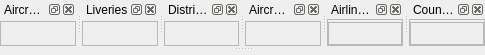
<?xml version="1.0" encoding="UTF-8"?>
<ui version="4.0">
 <class>CDataInfoAreaComponent</class>
 <widget class="QMainWindow" name="CDataInfoAreaComponent">
  <property name="geometry">
   <rect>
    <x>0</x>
    <y>0</y>
    <width>485</width>
    <height>55</height>
   </rect>
  </property>
  <property name="windowTitle">
   <string>MainWindow</string>
  </property>
  <widget class="QWidget" name="qw_centralEmptyWidgetUsedAsPadding">
   <property name="maximumSize">
    <size>
     <width>0</width>
     <height>3</height>
    </size>
   </property>
  </widget>
  <widget class="BlackGui::CDockWidgetInfoArea" name="dwp_AircraftModels">
   <property name="allowedAreas">
    <set>Qt::TopDockWidgetArea</set>
   </property>
   <property name="windowTitle">
    <string>Aircraft models</string>
   </property>
   <attribute name="dockWidgetArea">
    <number>4</number>
   </attribute>
   <widget class="QWidget" name="qw_AircraftModelsOuter">
    <layout class="QVBoxLayout" name="vl_AircraftModelsOuter">
     <property name="spacing">
      <number>0</number>
     </property>
     <property name="leftMargin">
      <number>0</number>
     </property>
     <property name="topMargin">
      <number>0</number>
     </property>
     <property name="rightMargin">
      <number>0</number>
     </property>
     <property name="bottomMargin">
      <number>0</number>
     </property>
     <item>
      <widget class="QFrame" name="fr_AircraftModelsInner">
       <property name="frameShape">
        <enum>QFrame::NoFrame</enum>
       </property>
       <property name="frameShadow">
        <enum>QFrame::Plain</enum>
       </property>
       <property name="lineWidth">
        <number>0</number>
       </property>
       <layout class="QVBoxLayout" name="vl_AircraftModelsInner">
        <property name="spacing">
         <number>0</number>
        </property>
        <property name="leftMargin">
         <number>0</number>
        </property>
        <property name="topMargin">
         <number>2</number>
        </property>
        <property name="rightMargin">
         <number>0</number>
        </property>
        <property name="bottomMargin">
         <number>0</number>
        </property>
        <item>
         <widget class="BlackGui::Components::CDbModelComponent" name="comp_DbModels">
          <property name="frameShape">
           <enum>QFrame::StyledPanel</enum>
          </property>
          <property name="frameShadow">
           <enum>QFrame::Raised</enum>
          </property>
         </widget>
        </item>
       </layout>
      </widget>
     </item>
    </layout>
   </widget>
  </widget>
  <widget class="BlackGui::CDockWidgetInfoArea" name="dwp_Liveries">
   <property name="allowedAreas">
    <set>Qt::TopDockWidgetArea</set>
   </property>
   <property name="windowTitle">
    <string>Liveries</string>
   </property>
   <attribute name="dockWidgetArea">
    <number>4</number>
   </attribute>
   <widget class="QWidget" name="qw_LiveriesOuter">
    <layout class="QVBoxLayout" name="vl_LiveriesOuter">
     <property name="spacing">
      <number>0</number>
     </property>
     <property name="leftMargin">
      <number>0</number>
     </property>
     <property name="topMargin">
      <number>0</number>
     </property>
     <property name="rightMargin">
      <number>0</number>
     </property>
     <property name="bottomMargin">
      <number>0</number>
     </property>
     <item>
      <widget class="QFrame" name="fr_LiveriesInner">
       <property name="frameShape">
        <enum>QFrame::NoFrame</enum>
       </property>
       <property name="frameShadow">
        <enum>QFrame::Plain</enum>
       </property>
       <property name="lineWidth">
        <number>0</number>
       </property>
       <layout class="QVBoxLayout" name="vl_LiveriesInner">
        <property name="spacing">
         <number>0</number>
        </property>
        <property name="leftMargin">
         <number>0</number>
        </property>
        <property name="topMargin">
         <number>2</number>
        </property>
        <property name="rightMargin">
         <number>0</number>
        </property>
        <property name="bottomMargin">
         <number>0</number>
        </property>
        <item>
         <widget class="BlackGui::Components::CDbLiveryComponent" name="comp_DbLiveries">
          <property name="frameShape">
           <enum>QFrame::StyledPanel</enum>
          </property>
          <property name="frameShadow">
           <enum>QFrame::Raised</enum>
          </property>
         </widget>
        </item>
       </layout>
      </widget>
     </item>
    </layout>
   </widget>
  </widget>
  <widget class="BlackGui::CDockWidgetInfoArea" name="dwp_Distributors">
   <property name="allowedAreas">
    <set>Qt::TopDockWidgetArea</set>
   </property>
   <property name="windowTitle">
    <string>Distributors</string>
   </property>
   <attribute name="dockWidgetArea">
    <number>4</number>
   </attribute>
   <widget class="QWidget" name="qw_DistributorsOuter">
    <layout class="QVBoxLayout" name="vl_DistributorsOuter">
     <property name="spacing">
      <number>0</number>
     </property>
     <property name="leftMargin">
      <number>0</number>
     </property>
     <property name="topMargin">
      <number>0</number>
     </property>
     <property name="rightMargin">
      <number>0</number>
     </property>
     <property name="bottomMargin">
      <number>0</number>
     </property>
     <item>
      <widget class="QFrame" name="fr_DistributorsInner">
       <property name="frameShape">
        <enum>QFrame::NoFrame</enum>
       </property>
       <property name="frameShadow">
        <enum>QFrame::Plain</enum>
       </property>
       <property name="lineWidth">
        <number>0</number>
       </property>
       <layout class="QVBoxLayout" name="vl_DisitributorsInner">
        <property name="spacing">
         <number>0</number>
        </property>
        <property name="leftMargin">
         <number>0</number>
        </property>
        <property name="topMargin">
         <number>2</number>
        </property>
        <property name="rightMargin">
         <number>0</number>
        </property>
        <property name="bottomMargin">
         <number>0</number>
        </property>
        <item>
         <widget class="BlackGui::Components::CDbDistributorComponent" name="comp_DbDistributors">
          <property name="frameShape">
           <enum>QFrame::StyledPanel</enum>
          </property>
          <property name="frameShadow">
           <enum>QFrame::Raised</enum>
          </property>
         </widget>
        </item>
       </layout>
      </widget>
     </item>
    </layout>
   </widget>
  </widget>
  <widget class="BlackGui::CDockWidgetInfoArea" name="dwp_AircraftIcao">
   <property name="allowedAreas">
    <set>Qt::TopDockWidgetArea</set>
   </property>
   <property name="windowTitle">
    <string>Aircraft ICAO</string>
   </property>
   <attribute name="dockWidgetArea">
    <number>4</number>
   </attribute>
   <widget class="QWidget" name="qw_AircraftIcaoOuter">
    <layout class="QVBoxLayout" name="vl_AircraftIcaoOuter">
     <property name="spacing">
      <number>0</number>
     </property>
     <property name="leftMargin">
      <number>0</number>
     </property>
     <property name="topMargin">
      <number>0</number>
     </property>
     <property name="rightMargin">
      <number>0</number>
     </property>
     <property name="bottomMargin">
      <number>0</number>
     </property>
     <item>
      <widget class="QFrame" name="fr_AircraftIcaoInner">
       <property name="frameShape">
        <enum>QFrame::NoFrame</enum>
       </property>
       <property name="frameShadow">
        <enum>QFrame::Plain</enum>
       </property>
       <property name="lineWidth">
        <number>0</number>
       </property>
       <layout class="QVBoxLayout" name="vl_AircraftIcaoCodeinner">
        <property name="spacing">
         <number>0</number>
        </property>
        <property name="leftMargin">
         <number>0</number>
        </property>
        <property name="topMargin">
         <number>2</number>
        </property>
        <property name="rightMargin">
         <number>0</number>
        </property>
        <property name="bottomMargin">
         <number>0</number>
        </property>
        <item>
         <widget class="BlackGui::Components::CDbAircraftIcaoComponent" name="comp_DbAircraftIcao">
          <property name="frameShape">
           <enum>QFrame::StyledPanel</enum>
          </property>
          <property name="frameShadow">
           <enum>QFrame::Raised</enum>
          </property>
         </widget>
        </item>
       </layout>
      </widget>
     </item>
    </layout>
   </widget>
  </widget>
  <widget class="BlackGui::CDockWidgetInfoArea" name="dwp_AirlineIcao">
   <property name="allowedAreas">
    <set>Qt::TopDockWidgetArea</set>
   </property>
   <property name="windowTitle">
    <string>Airline ICAO</string>
   </property>
   <attribute name="dockWidgetArea">
    <number>4</number>
   </attribute>
   <widget class="QWidget" name="qw_AirlineIcaoOuter">
    <layout class="QVBoxLayout" name="vlAirlineIcaoOuter">
     <property name="spacing">
      <number>0</number>
     </property>
     <property name="leftMargin">
      <number>0</number>
     </property>
     <property name="topMargin">
      <number>0</number>
     </property>
     <property name="rightMargin">
      <number>0</number>
     </property>
     <property name="bottomMargin">
      <number>0</number>
     </property>
     <item>
      <widget class="QFrame" name="fr_AirlineIcaoInner">
       <property name="frameShape">
        <enum>QFrame::StyledPanel</enum>
       </property>
       <property name="frameShadow">
        <enum>QFrame::Raised</enum>
       </property>
       <layout class="QVBoxLayout" name="vl_AirlineIcaoInner">
        <property name="spacing">
         <number>0</number>
        </property>
        <property name="leftMargin">
         <number>0</number>
        </property>
        <property name="topMargin">
         <number>2</number>
        </property>
        <property name="rightMargin">
         <number>0</number>
        </property>
        <property name="bottomMargin">
         <number>0</number>
        </property>
        <item>
         <widget class="BlackGui::Components::CDbAirlineIcaoComponent" name="comp_DbAirlineIcao">
          <property name="frameShape">
           <enum>QFrame::StyledPanel</enum>
          </property>
          <property name="frameShadow">
           <enum>QFrame::Raised</enum>
          </property>
         </widget>
        </item>
       </layout>
      </widget>
     </item>
    </layout>
   </widget>
  </widget>
  <widget class="BlackGui::CDockWidgetInfoArea" name="dwp_Countries">
   <property name="allowedAreas">
    <set>Qt::TopDockWidgetArea</set>
   </property>
   <property name="windowTitle">
    <string>Countries</string>
   </property>
   <attribute name="dockWidgetArea">
    <number>4</number>
   </attribute>
   <widget class="QWidget" name="qw_Countries">
    <layout class="QVBoxLayout" name="vlAirlineIcaoOuter_2">
     <property name="spacing">
      <number>0</number>
     </property>
     <property name="leftMargin">
      <number>0</number>
     </property>
     <property name="topMargin">
      <number>0</number>
     </property>
     <property name="rightMargin">
      <number>0</number>
     </property>
     <property name="bottomMargin">
      <number>0</number>
     </property>
     <item>
      <widget class="QFrame" name="fr_Countries">
       <property name="frameShape">
        <enum>QFrame::StyledPanel</enum>
       </property>
       <property name="frameShadow">
        <enum>QFrame::Raised</enum>
       </property>
       <layout class="QVBoxLayout" name="vl_AirlineIcaoInner_2">
        <property name="spacing">
         <number>0</number>
        </property>
        <property name="leftMargin">
         <number>0</number>
        </property>
        <property name="topMargin">
         <number>2</number>
        </property>
        <property name="rightMargin">
         <number>0</number>
        </property>
        <property name="bottomMargin">
         <number>0</number>
        </property>
        <item>
         <widget class="BlackGui::Components::CDbCountryComponent" name="comp_DbCountries">
          <property name="frameShape">
           <enum>QFrame::StyledPanel</enum>
          </property>
          <property name="frameShadow">
           <enum>QFrame::Raised</enum>
          </property>
         </widget>
        </item>
       </layout>
      </widget>
     </item>
    </layout>
   </widget>
  </widget>
 </widget>
 <customwidgets>
  <customwidget>
   <class>BlackGui::CDockWidgetInfoArea</class>
   <extends>QDockWidget</extends>
   <header>blackgui/dockwidgetinfoarea.h</header>
   <container>1</container>
  </customwidget>
  <customwidget>
   <class>BlackGui::Components::CDbModelComponent</class>
   <extends>QFrame</extends>
   <header>blackgui/components/dbmodelcomponent.h</header>
   <container>1</container>
  </customwidget>
  <customwidget>
   <class>BlackGui::Components::CDbLiveryComponent</class>
   <extends>QFrame</extends>
   <header>blackgui/components/dbliverycomponent.h</header>
   <container>1</container>
  </customwidget>
  <customwidget>
   <class>BlackGui::Components::CDbDistributorComponent</class>
   <extends>QFrame</extends>
   <header>blackgui/components/dbdistributorcomponent.h</header>
   <container>1</container>
  </customwidget>
  <customwidget>
   <class>BlackGui::Components::CDbAircraftIcaoComponent</class>
   <extends>QFrame</extends>
   <header>blackgui/components/dbaircrafticaocomponent.h</header>
   <container>1</container>
  </customwidget>
  <customwidget>
   <class>BlackGui::Components::CDbAirlineIcaoComponent</class>
   <extends>QFrame</extends>
   <header>blackgui/components/dbairlineicaocomponent.h</header>
   <container>1</container>
  </customwidget>
  <customwidget>
   <class>BlackGui::Components::CDbCountryComponent</class>
   <extends>QFrame</extends>
   <header>blackgui/components/dbcountrycomponent.h</header>
   <container>1</container>
  </customwidget>
 </customwidgets>
 <resources/>
 <connections/>
</ui>
